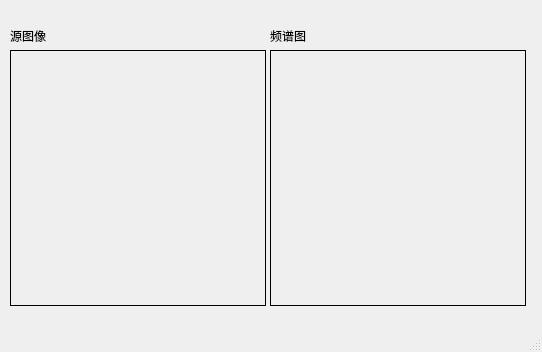
<?xml version="1.0" encoding="UTF-8"?>
<ui version="4.0">
 <class>MainWindow</class>
 <widget class="QMainWindow" name="MainWindow">
  <property name="geometry">
   <rect>
    <x>0</x>
    <y>0</y>
    <width>542</width>
    <height>352</height>
   </rect>
  </property>
  <property name="windowTitle">
   <string>MainWindow</string>
  </property>
  <widget class="QWidget" name="centralwidget">
   <widget class="QLabel" name="lbl_srcImg">
    <property name="geometry">
     <rect>
      <x>10</x>
      <y>50</y>
      <width>256</width>
      <height>256</height>
     </rect>
    </property>
    <property name="frameShape">
     <enum>QFrame::Box</enum>
    </property>
    <property name="text">
     <string/>
    </property>
   </widget>
   <widget class="QLabel" name="lbl_magImg">
    <property name="geometry">
     <rect>
      <x>270</x>
      <y>50</y>
      <width>256</width>
      <height>256</height>
     </rect>
    </property>
    <property name="frameShape">
     <enum>QFrame::Box</enum>
    </property>
    <property name="text">
     <string/>
    </property>
   </widget>
   <widget class="QLabel" name="label">
    <property name="geometry">
     <rect>
      <x>10</x>
      <y>30</y>
      <width>54</width>
      <height>12</height>
     </rect>
    </property>
    <property name="text">
     <string>源图像</string>
    </property>
   </widget>
   <widget class="QLabel" name="label_2">
    <property name="geometry">
     <rect>
      <x>270</x>
      <y>30</y>
      <width>54</width>
      <height>12</height>
     </rect>
    </property>
    <property name="text">
     <string>频谱图</string>
    </property>
   </widget>
  </widget>
  <widget class="QMenuBar" name="menubar">
   <property name="geometry">
    <rect>
     <x>0</x>
     <y>0</y>
     <width>542</width>
     <height>23</height>
    </rect>
   </property>
  </widget>
  <widget class="QStatusBar" name="statusbar"/>
 </widget>
 <resources/>
 <connections/>
</ui>
